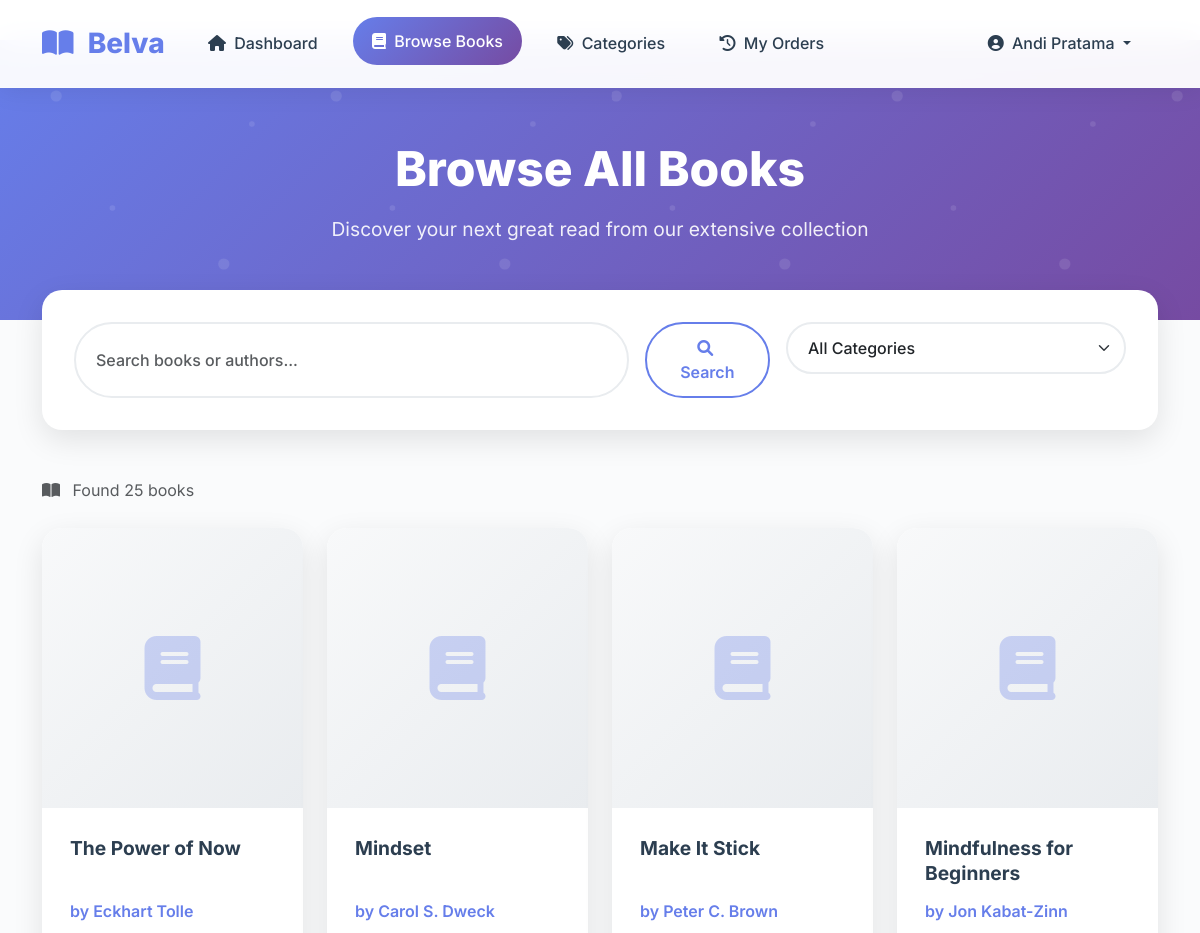
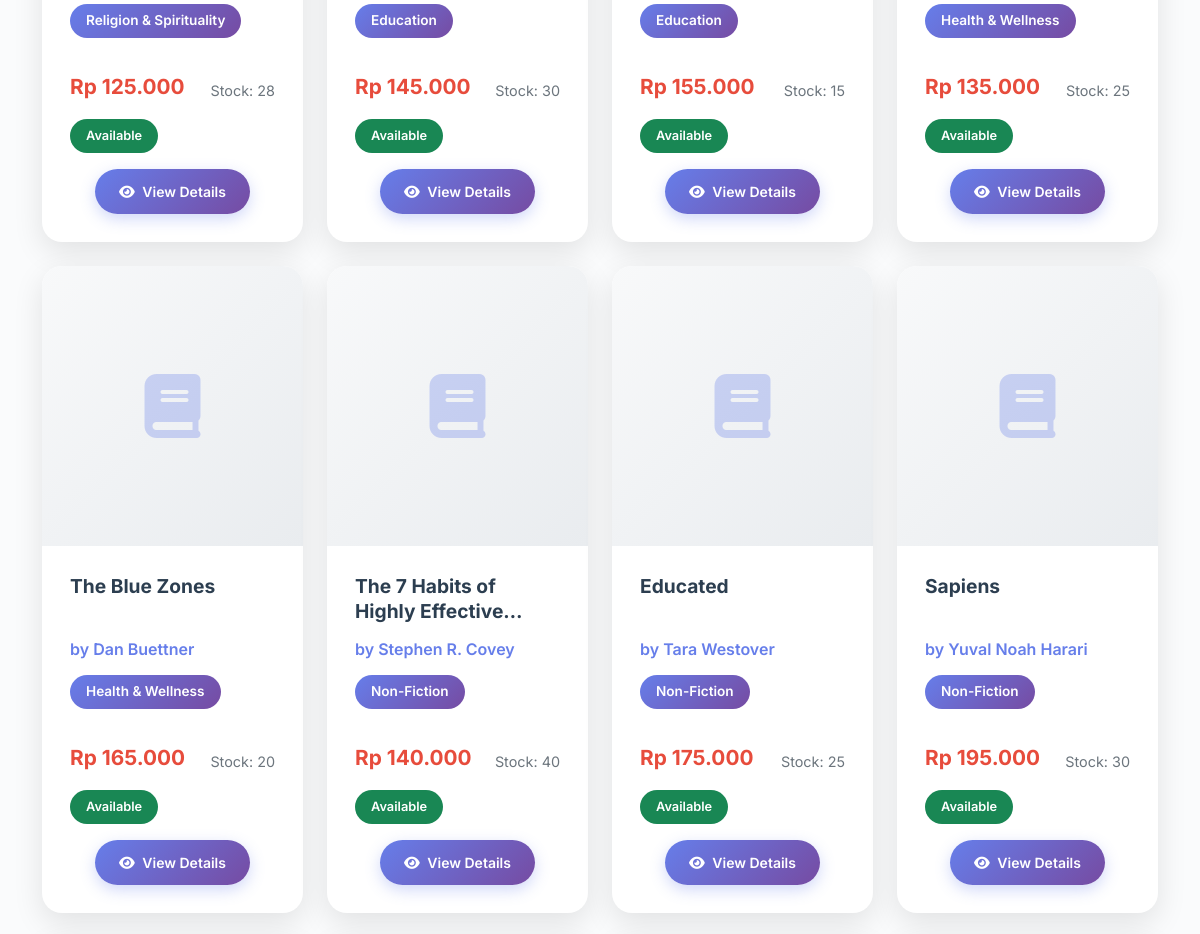
Before: /user/all_books.php (signed in, upper part) with the older database file (2 pictures, top to bottom).
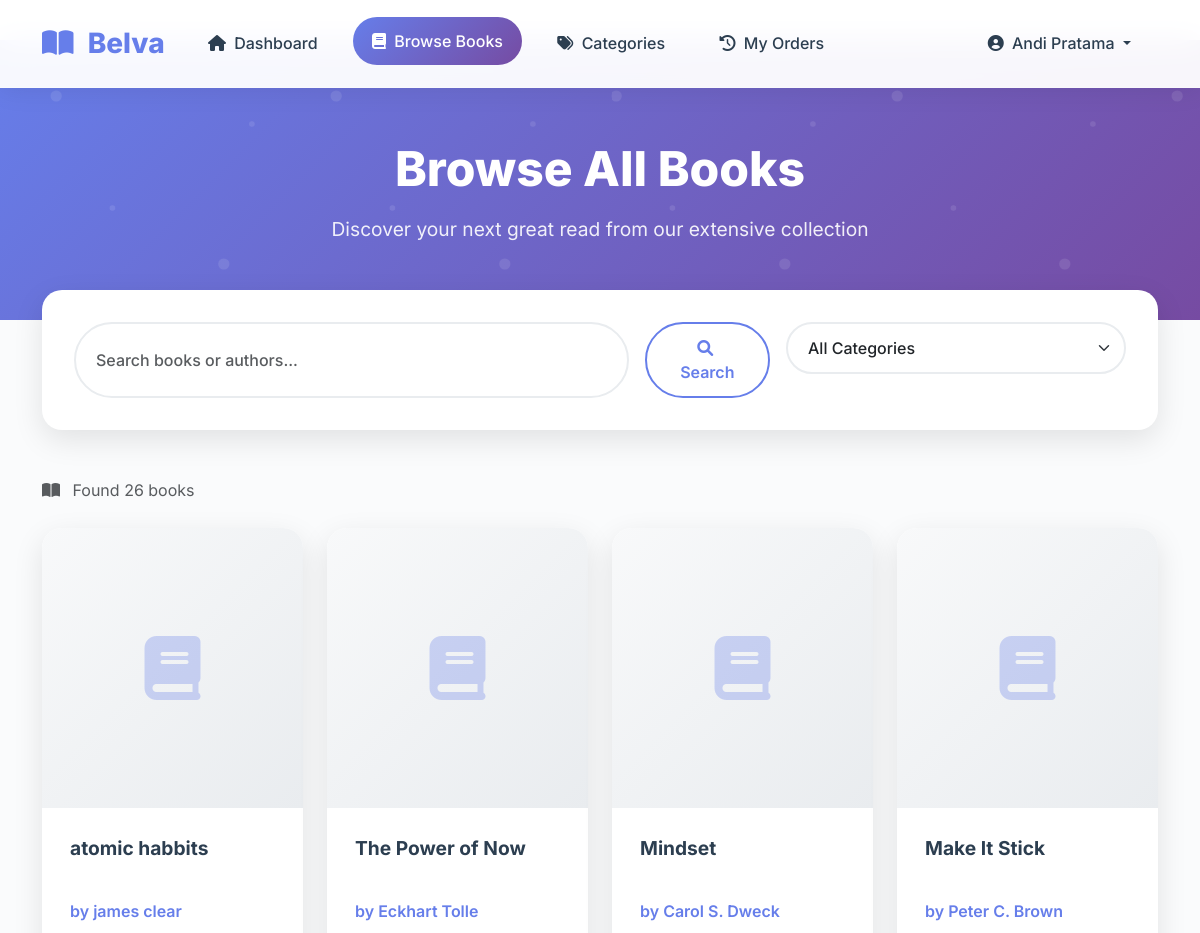
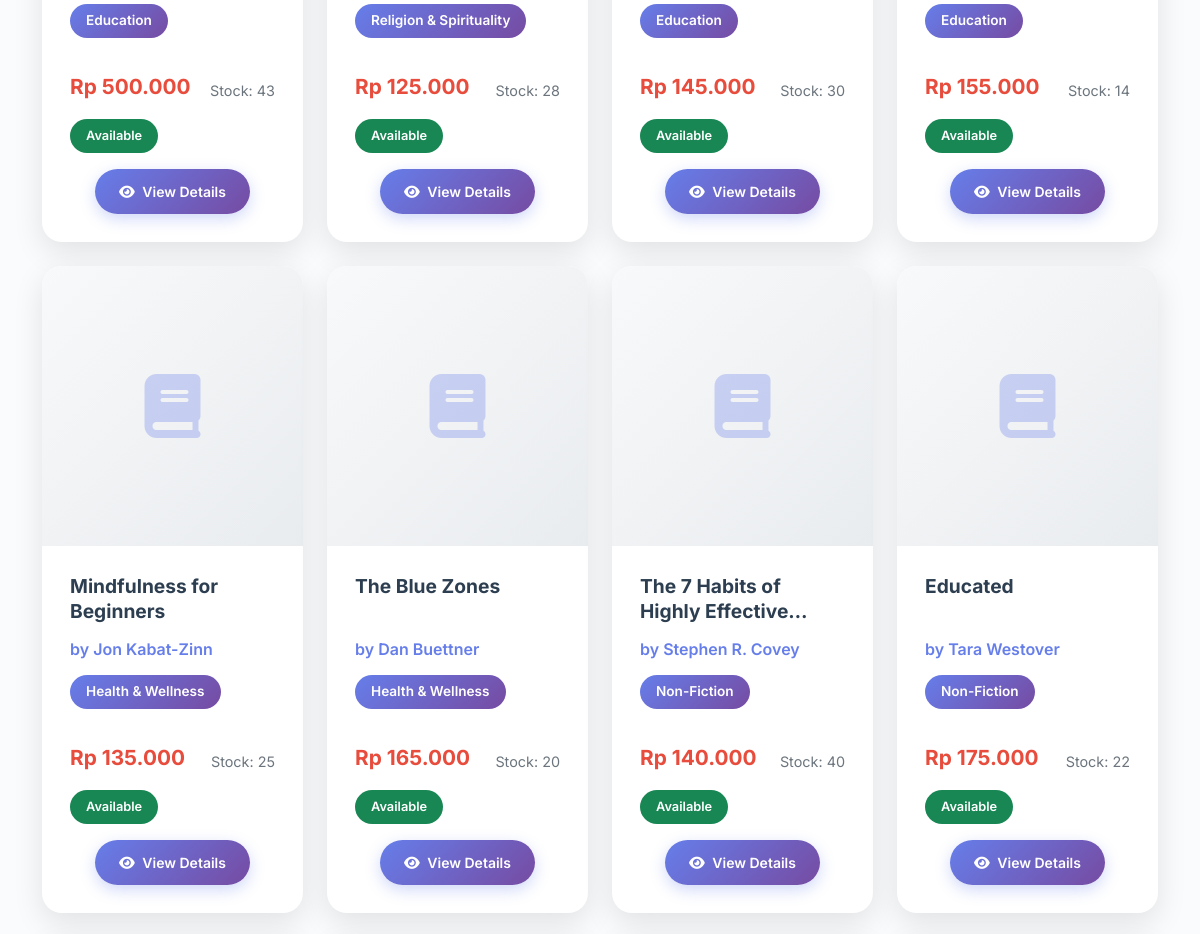
After: the same page with the newer database file (2 pictures, top to bottom).
### tables this page shows
CREATE TABLE `books` (
  `id` int(11) NOT NULL,
  `title` varchar(200) NOT NULL,
  `author` varchar(100) NOT NULL,
  `category_id` int(11) DEFAULT NULL,
  `description` text DEFAULT NULL,
  `price` decimal(10,2) NOT NULL,
  `stock` int(11) DEFAULT 0,
  `image` varchar(255) DEFAULT NULL,
  `created_at` timestamp NOT NULL DEFAULT current_timestamp()
);

CREATE TABLE `categories` (
  `id` int(11) NOT NULL,
  `name` varchar(100) NOT NULL,
  `description` text DEFAULT NULL,
  `created_at` timestamp NOT NULL DEFAULT current_timestamp()
);

### src/config/database.php (called while the page is built, shortened)
<?php
function formatRupiah($amount) {
    return "Rp " . number_format($amount, 0, ',', '.');
}
?>

### src/user/all_books.php (the view, shortened to what the changed rows need)
<?php
require_once '../config/database.php';
$pdo = getConnection();
$query = "SELECT b.*, c.name as category_name FROM books b
          LEFT JOIN categories c ON b.category_id = c.id
          WHERE 1=1";
$params = [];
$query .= " ORDER BY b.created_at DESC";
$stmt = $pdo->prepare($query);
$stmt->execute($params);
$books = $stmt->fetchAll(PDO::FETCH_ASSOC);
?>
<!DOCTYPE html>
<html lang="en">
<head>
    <link href="https://cdn.jsdelivr.net/npm/bootstrap@5.3.0/dist/css/bootstrap.min.css" rel="stylesheet">
    <link href="https://cdnjs.cloudflare.com/ajax/libs/font-awesome/6.0.0/css/all.min.css" rel="stylesheet">
</head>
<body>
    <section class="page-header">
        <div class="container">
            <div class="text-center">
                <h1 class="page-title">Browse All Books</h1>
            </div>
        </div>
    </section>
    <div class="container">
        <div class="mb-4">
            <p class="text-muted">
                <i class="fas fa-book-open me-2"></i>
                Found <?= count($books) ?> book<?= count($books) != 1 ? 's' : '' ?>
            </p>
        </div>
        <div class="row g-4">
            <?php if (empty($books)): ?>
                <div class="col-12">
                    <div class="text-center py-5">
                        <i class="fas fa-search" style="font-size: 4rem; color: #dee2e6; margin-bottom: 1rem;"></i>
                        <h4 class="text-muted">No books found</h4>
                        <p class="text-muted">Try adjusting your search criteria or browse all categories</p>
                        <a href="all_books.php" class="btn btn-primary">
                            <i class="fas fa-refresh me-2"></i>View All Books
                        </a>
                    </div>
                </div>
            <?php else: ?>
                <?php foreach ($books as $book): ?>
                    <div class="col-lg-3 col-md-6">
                        <div class="book-card">
                            <div class="book-image-container">
                                <?php if (!empty($book['image'])): ?>
                                    <div class="book-placeholder" style="display: none;">
                                    </div>
                                <?php else: ?>
                                    <div class="book-placeholder">
                                        <i class="fas fa-book"></i>
                                    </div>
                                <?php endif; ?>
                            </div>
                            <div class="book-card-body">
                                <h5 class="book-title"><?= htmlspecialchars($book['title']) ?></h5>
                                <p class="book-author">by <?= htmlspecialchars($book['author']) ?></p>
                                <?php if ($book['category_name']): ?>
                                    <span class="book-category"><?= htmlspecialchars($book['category_name']) ?></span>
                                <?php endif; ?>
                                <div class="d-flex justify-content-between align-items-center mt-3">
                                    <div class="book-price"><?= formatRupiah($book['price']) ?></div>
                                    <small class="book-stock">Stock: <?= $book['stock'] ?></small>
                                </div>
                                <div class="d-flex justify-content-between align-items-center mt-2">
                                    <?php if ($book['stock'] > 0): ?>
                                        <span class="stock-badge bg-success text-white">Available</span>
                                    <?php else: ?>
                                        <span class="stock-badge bg-danger text-white">Out of Stock</span>
                                    <?php endif; ?>
                                </div>
                                <div class="mt-3 text-center">
                                    <a href="book_detail.php?id=<?= $book['id'] ?>" class="btn btn-primary btn-sm px-4">
                                        <i class="fas fa-eye me-1"></i> View Details
                                    </a>
                                </div>
                            </div>
                        </div>
                    </div>
                <?php endforeach; ?>
            <?php endif; ?>
        </div>
    </div>
</body>
</html>

Changed rows visible on the page:
no longer on this page (row unchanged): books: title "Sapiens", author "Yuval Noah Harari", category.name "Non-Fiction", price "Rp 195.000", stock "30", shows "Available"
added books: title "atomic habbits", author "james clear", category.name "Education", price "Rp 500.000", stock "43", shows "Available"
changed books "Rp 155.000": stock "15" → "14"
changed books "Rp 175.000": stock "25" → "22"
Other visible differences:
count($books): "25" → "26"
